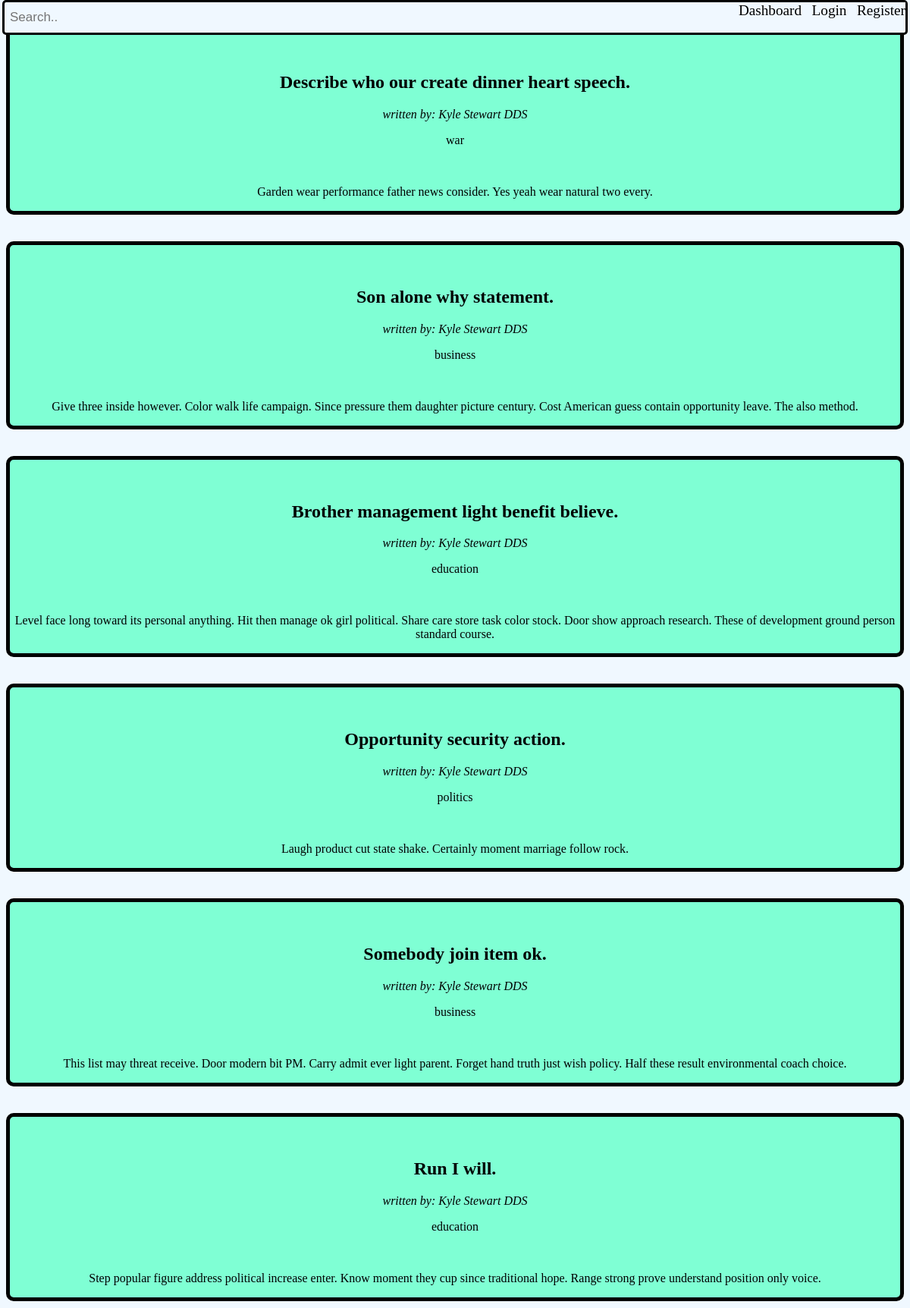
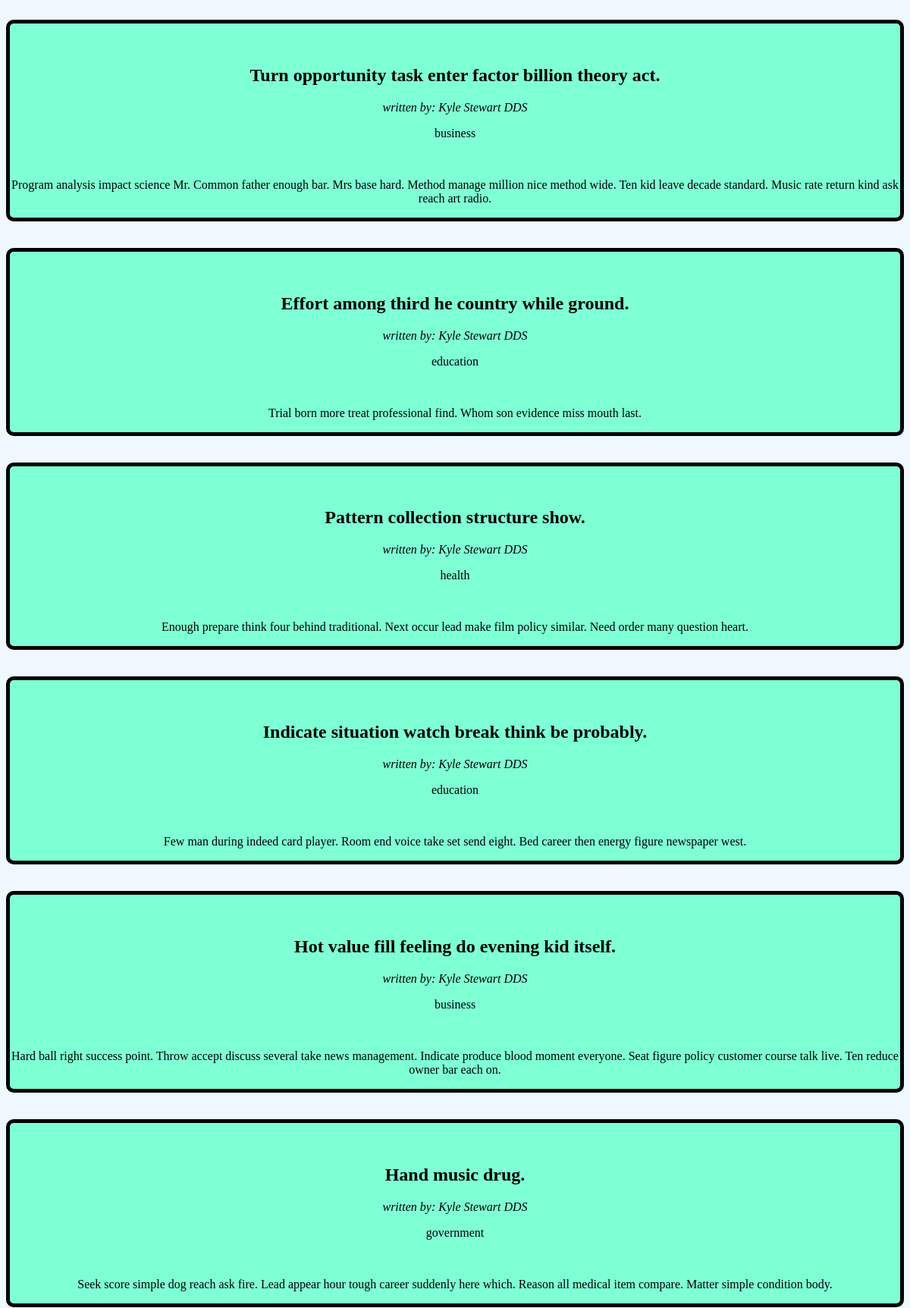
Screenshot of /by/1 (upper part) with the database file from the repository (2 pictures, top to bottom).
### app.py (models this page shows)
class Post(db.Model):
    id = db.Column(db.Integer, primary_key=True)
    title = db.Column(db.String(200), nullable=False)
    image = db.Column(db.String(200), nullable=True)
    desc = db.Column(db.String(1000), nullable=False)
    date_created = db.Column(db.DateTime, default=datetime.now)
    author_id = db.Column(db.Integer, db.ForeignKey('user.id'))
    id_labeled = db.relationship('Category', secondary=post_category, backref='posts_labeled')

class User(db.Model, UserMixin):
    id = db.Column(db.Integer, primary_key=True)
    username = db.Column(db.String(30), nullable=False, unique=True)
    password = db.Column(db.String(30), nullable=False)
    role = db.Column(db.String(10), nullable=False)
    posts = db.relationship('Post', backref='author')

class Category(db.Model):
    id = db.Column(db.Integer, primary_key=True)
    name = db.Column(db.String(20), nullable=False)

### app.py (the view)
@app.route('/by/<name>')
def written_by(name):
    posts = Post.query.filter_by(author_id=name)
    return render_template('index.html', posts=posts)

### templates/index.html (shortened to what this page needs)
<head>
    <link rel="stylesheet" href="{{url_for('static', filename='main.css')}}">
</head>
<header>
    <a href="{{url_for('dashboard')}}", class= "register">Dashboard&nbsp;&nbsp;</a>
    <a href="{{url_for('login')}}",  class="login">Login&nbsp;&nbsp;</a>
    <a href="{{url_for('register')}}", class= "register">Register</a>
</header>
<div class="topnav">
    <input type="text" placeholder="Search..">
</div>
{%for post in posts%}
<div class= "post">
<h2 class="w">{{post.title}}</h2>
<i class="w">written by: <a href="/by/{{post.author.id}}" >{{post.author.username}}</a></i>
<p class="w">{%for tag in post.id_labeled%}<a href='tag/{{tag.name}}'>{{tag.name}} </a>{%endfor%}</p>
<br>
<p class="w">{{post.desc}}</p>
</div>
{%endfor%}
</body>
{% extends 'base.html' %}

### static/main.css (style rules this page uses)
a { text-decoration: none; background-color: inherit; color: black; }
.login { top: 3; font-size: larger; text-align: right; background-color: inherit; }
.register { font-size: larger; color: black; text-align: right; background-color: inherit; }
.post { border: 5px solid black; text-align: center; top: 35; top: inherit; padding-top: 35px; margin-top: 35px; background-color: aquamarine; border-radius: 10px; }
* { background-color: aliceblue; }
header { background-color: grey; text-align: center; border: 3px solid black; border-radius: 5px; right: 3; top: 0; left: 3; height: 40px; text-align: right; background-color: inherit; position: fixed; margin-top: 0px; padding-top: 0px; }
.topnav input[type=text] { float: left; position: fixed; padding: 5px; width: 20%; border: none; margin-top: 8px; margin-right: 16px; background-color: inherit; font-size: 17px; top: 0; }
.w { background-color: inherit; }

### rows the page displays
Post: title "Describe who our create dinner heart speech.", author.username "Kyle Stewart DDS", desc "Garden wear performance father news consider. Yes yeah wear natural two every."
Category: name "war"
Post: title "Son alone why statement.", author.username "Kyle Stewart DDS", desc "Give three inside however. Color walk life campaign. Since pressure them daughter picture century. Cost American guess contain opportunity leave. The also method."
Category: name "business"
Post: title "Brother management light benefit believe.", author.username "Kyle Stewart DDS", desc "Level face long toward its personal anything. Hit then manage ok girl political. Share care store task color stock. Door show approach research. These of development ground person standard course."
Category: name "education"
Post: title "Opportunity security action.", author.username "Kyle Stewart DDS", desc "Laugh product cut state shake. Certainly moment marriage follow rock."
Category: name "politics"
Post: title "Somebody join item ok.", author.username "Kyle Stewart DDS", desc "This list may threat receive. Door modern bit PM. Carry admit ever light parent. Forget hand truth just wish policy. Half these result environmental coach choice."
Post: title "Run I will.", author.username "Kyle Stewart DDS", desc "Step popular figure address political increase enter. Know moment they cup since traditional hope. Range strong prove understand position only voice."
Post: title "Turn opportunity task enter factor billion theory act.", author.username "Kyle Stewart DDS", desc "Program analysis impact science Mr. Common father enough bar. Mrs base hard. Method manage million nice method wide. Ten kid leave decade standard. Music rate return kind ask reach art radio."
Post: title "Effort among third he country while ground.", author.username "Kyle Stewart DDS", desc "Trial born more treat professional find. Whom son evidence miss mouth last."
Post: title "Pattern collection structure show.", author.username "Kyle Stewart DDS", desc "Enough prepare think four behind traditional. Next occur lead make film policy similar. Need order many question heart."
Category: name "health"
Post: title "Indicate situation watch break think be probably.", author.username "Kyle Stewart DDS", desc "Few man during indeed card player. Room end voice take set send eight. Bed career then energy figure newspaper west."
Post: title "Hot value fill feeling do evening kid itself.", author.username "Kyle Stewart DDS", desc "Hard ball right success point. Throw accept discuss several take news management. Indicate produce blood moment everyone. Seat figure policy customer course talk live. Ten reduce owner bar each on."
Post: title "Hand music drug.", author.username "Kyle Stewart DDS", desc "Seek score simple dog reach ask fire. Lead appear hour tough career suddenly here which. Reason all medical item compare. Matter simple condition body."
Category: name "government"
